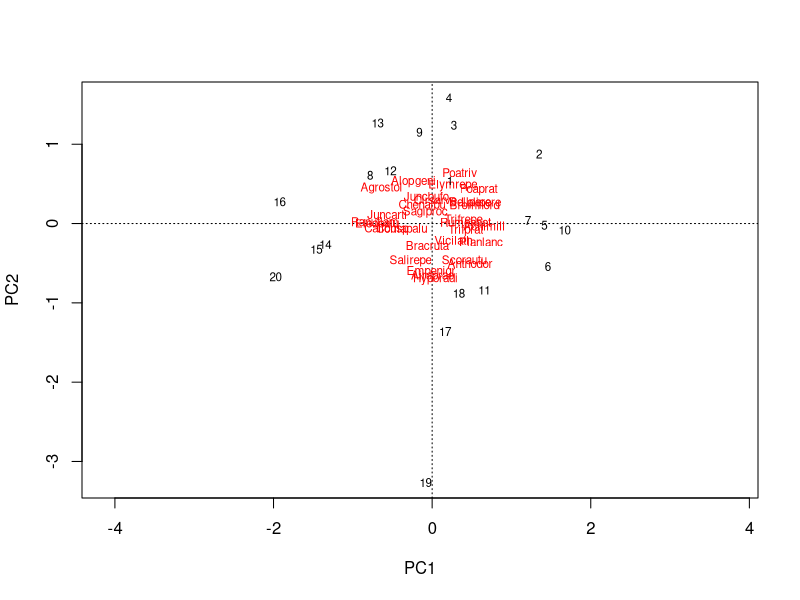
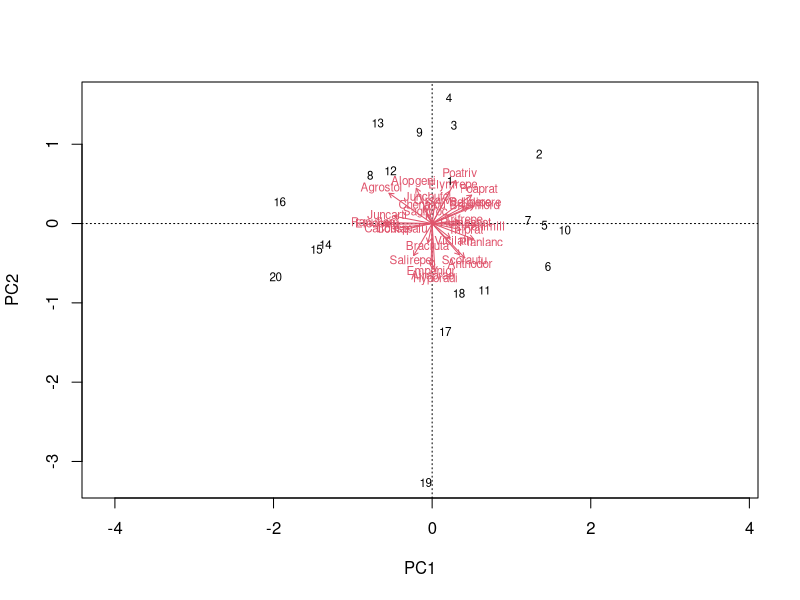

The R script that drew these images, in order: (Note: this script raises an error after producing the figures.)
## ---- chunk 1
# number 1 pca and NMDS
library(vegan)
data(dune)
data(dune.env)
?dune
dune


dune_pca = rda(dune, scale=TRUE)
dune_pca
str(dune_pca)
dune_pca$
dune_pca$tot.chi
dune_pca$CA$eig
sum(dune_pca$CA$eig)
round(dune_pca$CA$eig / dune_pca$tot.chi, 2)
plot(dune_pca)
biplot(dune_pca)
cleanplot.pca(dune_pca)

ordiplot(dune_pca, display = 'sp')
orditorp(dune_pca, display = 'sp')

dune_mds <- metaMDS(dune)
plot(dunes_mds)

plot(dune_mds, type='n')
 text(dune_mds, 'sp', cex=.5)
 # generate vector of colors 
 color_vect = rev(terrain.colors(6))[-1]
 points(dune_mds, 'sites', pch=19, 
        col=color_vect[dune.env$Moisture])
 legend('topright', paste("Moisture =", 1:5, sep=''), 
        col=color_vect, pch=19)
 
 # RDA number 2
 rda_dune <- rda(dune, dune.env)
 rda_dune

 RsquareAdj(rda_dune)
 
 plot(rda_dune, type='n', scaling=1)
orditorp(rda_dune, display='sp', cex=0.5, scaling=1, col='blue')
text(rda_dune, display='cn', col='red')

dune.env$Use
dune.env$Use <- factor(dune.env$Use, levels = c(Hayfield,Haypastu,Pasture), ordered = FALSE)

dune.env$A1
dune.env$Moisture

dune.env$Management
dune.env$Manure

